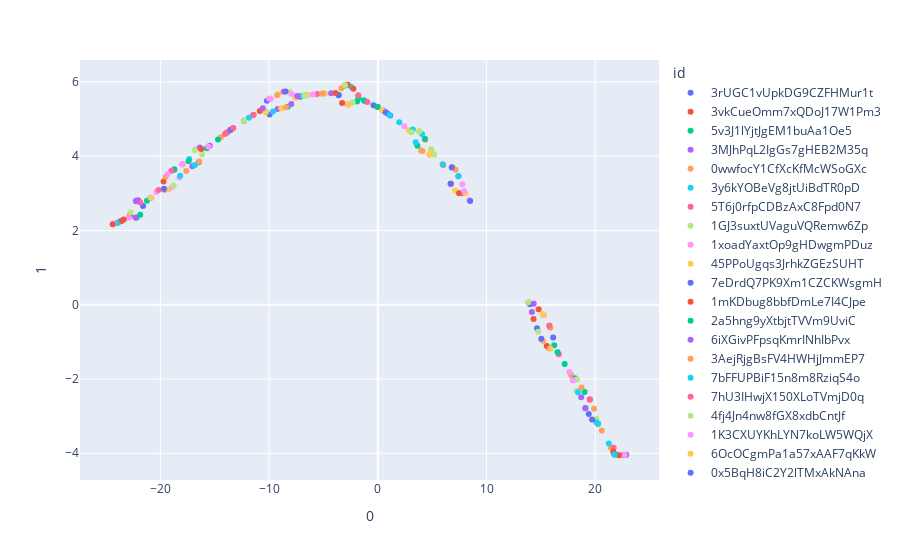

This figure's notebook cell:
### Code cell
features = df_vn_m[0].drop(columns=['id']).values

tsne = TSNE(n_components=2, random_state=0)
projections = tsne.fit_transform(features)

fig = px.scatter(
    projections, x=0, y=1,
    color=df_vn_m[9].id, labels={'color': 'id'}
)
fig.show()
